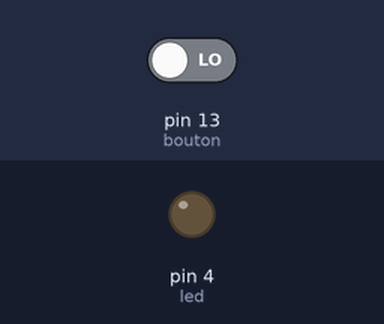
This sketch was run on a simulated Arduino Uno, built with avr-gcc and run on an emulated ATmega328P. Parts: output pins drawn as LEDs (lit = HIGH). Dashed ring = blinking. The inputs (shaded band) are chosen by the test bench; at power-on: pin 13 (bouton) LOW.

Above: at 1.2 s.
1.3 s: pin 13 (bouton) driven HIGH
At 1.42 s:
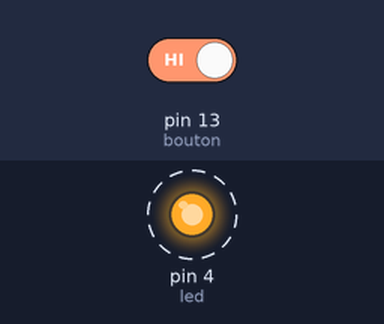
4.3 s: pin 13 (bouton) driven LOW
At 4.8 s:
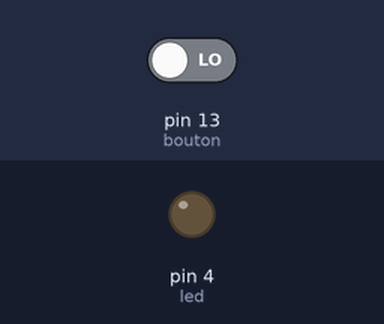
Timing chart, 0 to 7.3 s (numbered marks = the images above; inputs shaded):
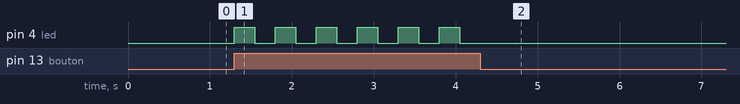

Measured:
- after the input at 1.3 s, pin 4 (led): alternates HIGH for 0.25 s and LOW for 0.25 s, starting at once
- after the input at 4.3 s, pin 4 (led): stops changing and stays LOW

The sketch:

montage_resitance_et_boutton.ino
```cpp
const int bouton =13;
const int led = 4;
void setup()
{
pinMode(bouton, INPUT);
pinMode(led, OUTPUT);
Serial.begin(9600);
}
void loop()
{
if (digitalRead(bouton) == 1 )
{
digitalWrite(led, HIGH);
delay(250);
digitalWrite(led, LOW);
delay(250);
}
else
{
digitalWrite(led, LOW);
}
}
```
